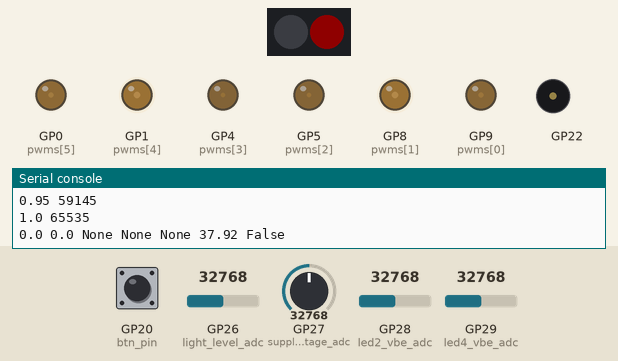
This program was run on a simulated Raspberry Pi Pico running CircuitPython. Parts: 2 RGB LEDs in strip order, left to right, output pins drawn as LEDs (lit = HIGH), buzzer (waves = sounding), the last lines printed to the serial console. The test bench sets the inputs (shaded band); at power-on: GP20 (btn_pin) HIGH, GP26 (light_level_adc) = 32768, GP27 (supply_voltage_adc) = 32768, GP28 (led2_vbe_adc) = 32768, GP29 (led4_vbe_adc) = 32768 (analog values on the 0–65535 scale). Dim RGB values are drawn brighter than linear; random numbers come from a fixed seed.

Above: at 2.0 s.
2.1 s: GP20 (btn_pin) pulled LOW for 0.15 s
5.1 s: GP20 (btn_pin) pulled LOW for 1 s
At 6.25 s:
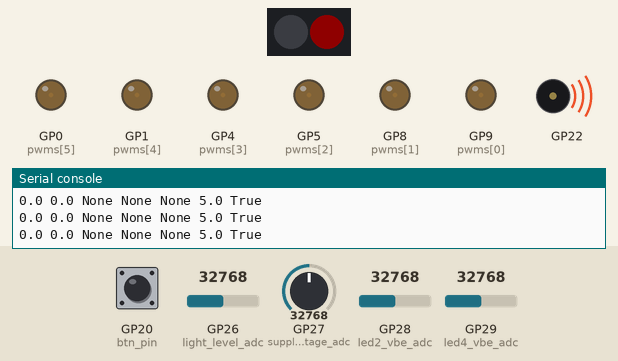
9.1 s: GP20 (btn_pin) pulled LOW for 0.15 s
At 10.38 s:
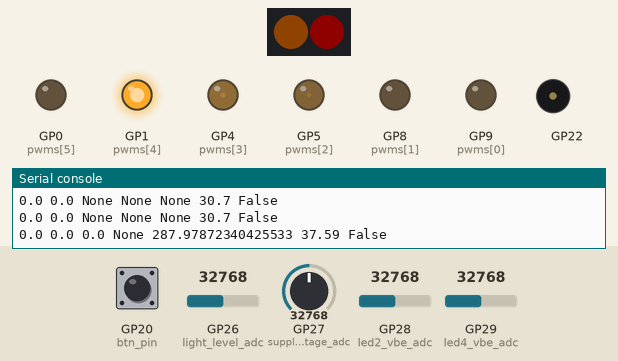
12.1 s: GP20 (btn_pin) pulled LOW for 3.2 s
At 18.2 s:
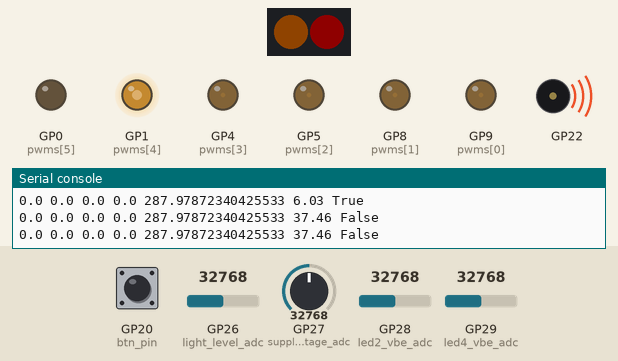
18.3 s: GP20 (btn_pin) pulled LOW for 1 s
At 22.4 s:
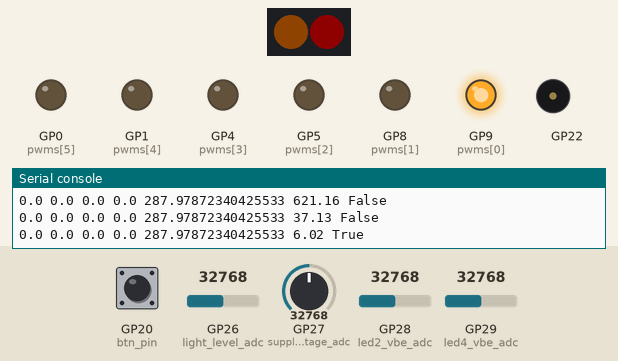
Timing chart, 0 to 23.3 s (numbered marks = the images above; inputs shaded):
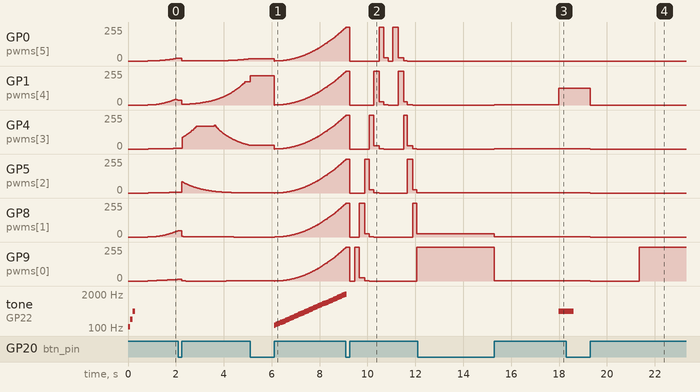

Measured:
- after the input at 5.1 s, tone on GP22: plays 130 Hz for 0.06 s, 138 Hz for 0.06 s, 146 Hz for 0.06 s, 155 Hz for 0.06 s, 164 Hz for 0.09 s, 174 Hz for 0.06 s … (48 notes in this stretch), starting after 1.0 s
- after the input at 12.1 s, tone on GP22: silent → 440 Hz after 5.9 s
- after the input at 18.3 s, GP1 (pwms[4]): 125/255 → 0/255 after 1.0 s

The program:

filament-led-cycling.py
```python
### filament-led-cycling v1.1
### Basic test patterns using pwm for six channel constant current LED driver circuit

### Tested on Cytron Maker Nano RP2040 with CircuitPython 9.0.5

### copy this file to Cytron Maker Nano RP2040 as code.py

### MIT License

### Copyright (c) 2024 Kevin J. Walters

### Permission is hereby granted, free of charge, to any person obtaining a copy
### of this software nd associated documentation files (the "Software"), to deal
### in the Software without restriction, including without limitation the rights
### to use, copy, modify, merge, publish, distribute, sublicense, and/or sell
### copies of the Software, and to permit persons to whom the Software is
### furnished to do so, subject to the following conditions:

### The above copyright notice and this permission notice shall be included in all
### copies or substantial portions of the Software.

### THE SOFTWARE IS PROVIDED "AS IS", WITHOUT WARRANTY OF ANY KIND, EXPRESS OR
### IMPLIED, INCLUDING BUT NOT LIMITED TO THE WARRANTIES OF MERCHANTABILITY,
### FITNESS FOR A PARTICULAR PURPOSE AND NONINFRINGEMENT. IN NO EVENT SHALL THE
### AUTHORS OR COPYRIGHT HOLDERS BE LIABLE FOR ANY CLAIM, DAMAGES OR OTHER
### LIABILITY, WHETHER IN AN ACTION OF CONTRACT, TORT OR OTHERWISE, ARISING FROM,
### OUT OF OR IN CONNECTION WITH THE SOFTWARE OR THE USE OR OTHER DEALINGS IN THE
### SOFTWARE.

### See Instructables articles for more detail

### TODO - auto-adjust using ambient light sensor
### TODO - add current estimate in code based
###        on RP2040 base usage plus LED brightness levels, speaker use and RGB pixels
### TODO - add one_by_one mode for checking current on each channel

import random
import time

import board
import analogio
import digitalio
import pwmio
from ulab import numpy as np
##from audiopwmio import PWMAudioOut as AudioOut
##from audiocore import WaveFile

### neopixel and simpleio are frozen modules for Maker Nano RP2040
import neopixel
import simpleio

### pylint: disable=global-statement


global_brightness = 1
resistance_e = 1 / (1/10 + 1/27)   ### parallel 10R and 27R = 7.30 ohms
vbe_std = 0.618  ### at 25 Celsius
debug = 2


current_est = (vbe_std / resistance_e)
### This is just a guess fit based on the chart a datasheet
## leddriver_vbe_temp_coef = (-2.34 + current_est**0.5 * 1.6) / 1e3
feedback_vbe_temp_coef = -2.35 / 1e3  ### for 1.6mA


def d_print(level, *args, **kwargs):
    """A simple conditional print for debugging based on global debug level."""
    if not isinstance(level, int):
        print(level, *args, **kwargs)
    elif debug >= level:
        print(*args, **kwargs)


adc_vals = np.zeros(16, dtype=np.uint16)
def read_adc(ain):
    global adc_vals
    for idx in range(adc_vals.size):
        adc_vals[idx] = ain.value
    adc_vals.sort()  ### in-place sort
    return np.mean(adc_vals[2:-2])


### Initialise the six pins use to driver filament LEDs using different
### frequencies to try to spread the on times to lower aggregate peak current
### RP2040 PWM architecture dictates they must match per GPIO pair
BASE_FREQUENCY = 1907  ### rounded 125MHz / 2**16
pwms = (pwmio.PWMOut(board.GP9, frequency=BASE_FREQUENCY),
        pwmio.PWMOut(board.GP8, frequency=BASE_FREQUENCY),

        pwmio.PWMOut(board.GP5, frequency=BASE_FREQUENCY + 79),
        pwmio.PWMOut(board.GP4, frequency=BASE_FREQUENCY + 79),

        pwmio.PWMOut(board.GP1, frequency=BASE_FREQUENCY + 127),
        pwmio.PWMOut(board.GP0, frequency=BASE_FREQUENCY + 127)
        )
LED_COUNT = len(pwms)

### Initialize Neopixel RGB LEDs
pixels = neopixel.NeoPixel(board.GP11, 2)
pixels.fill(0)

PIXEL_BE = 0   ### top of board (near RESET button)
PIXEL_SV = 1   ### bottom of board (near BOOT button)

BLACK  = 0x000000
YELLOW = 0x0c0c00
ORANGE = 0x0f0700
RED    = 0x0f0000
CYAN   = 0x000c0c
BLUE   = 0x00000f

### Define pin connected to tiny speaker
SPEAKER_PIN = board.GP22

##audio_out = AudioOut(SPEAKER_PIN, quiescent_value=0)
####scanner_file = open("scanner-mono-16k.wav", "rb")
##scanner_file = open("one-drip-16k.wav", "rb")
##scanner_sample = WaveFile(scanner_file)

### Initialize the single onboard button
btn_pin = digitalio.DigitalInOut(board.GP20)
btn_pin.direction = digitalio.Direction.INPUT
btn_pin.pull = digitalio.Pull.UP
button = lambda: not btn_pin.value

### Analogue pins for the constant current driver board
### A0 is output from potential divider using LDR and 10k resistor
### A1 is output from 2x10k potential divider for 5V pin
### A2 is Vbe for board.GP5 (led 2)
### A3 is Vbe for board.GP1 (led 4)
light_level_adc = analogio.AnalogIn(board.A0)
supply_voltage_adc = analogio.AnalogIn(board.A1)
led2_vbe_adc = analogio.AnalogIn(board.A2)
led4_vbe_adc = analogio.AnalogIn(board.A3)
adc_offset = (read_adc(led2_vbe_adc) + read_adc(led4_vbe_adc)) / 2

ALMOST_100_DC = round(0.995 * 65535)  ### Only take Vbe measurements above this

ADC_REF = light_level_adc.reference_voltage   ### This will be 3.3
ADC_CONV = ADC_REF / 65535.0

REF_A4 = 440
MIDI_A4 = 69
def midi_to_freq(midi_note):
    return REF_A4 * 2**((midi_note - MIDI_A4) / 12)


simple_pulsing_test = True

if simple_pulsing_test:
    simpleio.tone(SPEAKER_PIN, midi_to_freq(MIDI_A4) / 4.0, 0.1)
    simpleio.tone(SPEAKER_PIN, midi_to_freq(MIDI_A4) / 2.0, 0.1)
    simpleio.tone(SPEAKER_PIN, midi_to_freq(MIDI_A4), 0.1)
    time.sleep(0.5)


def brightness_to_dc(brightness):
    cap_bri = max(min(brightness * global_brightness, 1.0), 0.0)
    return round(cap_bri * cap_bri * 65535.0)


def brightness_to_dc_looks_bad(brightness):
    cap_bri = max(min(brightness * global_brightness, 1.0), 0.0)
    if cap_bri > 0.08:
        return round((cap_bri + 0.16 ) * 56495.69)
    else:
        return round(cap_bri * 169487.07)

for bri_level in range(20 + 1):
    b = bri_level / 20.0
    print(b, brightness_to_dc(b))


def random_fluctuations(time_ns, state):
    if len(state) == 0:
        state["target"] = []
        state["rate"] = []
        state["last"] = []
        state["last_ns"] = 0

    if len(state["target"]) == 0:
        state["target"] = [random.uniform(0.03, 0.8) for x in range(LED_COUNT)]
        state["rate"] = [random.uniform(0.1, 0.4) for x in range(LED_COUNT)]

    if len(state["last"]) == 0:
        ### Initialise LEDS, all off
        for idx, pwm in enumerate(pwms):
            pwm.duty_cycle = brightness_to_dc(0.0)
        state["last"] = [0.0] * LED_COUNT
    else:
        time_diff_s = (time_ns - state["last_ns"]) / 1e9
        for idx, pwm in enumerate(pwms):
            last_val = state["last"][idx]
            target_val = state["target"][idx]
            step = state["rate"][idx] * time_diff_s
            if target_val > last_val:
                new_val = last_val + step
                if new_val > target_val:
                    new_val = target_val
            else:
                new_val = last_val - step
                if new_val < target_val:
                    new_val = target_val

            pwm.duty_cycle = brightness_to_dc(new_val)
            state["last"][idx] = new_val
            ### If we hit our target level then make a new one
            if new_val == target_val:
                state["target"][idx] = random.uniform(0.03, 0.8)
                state["rate"][idx] = random.uniform(0.1, 0.4)

    state["last_ns"] = time_ns


def rotating_pulsing(time_ns,
                     state  ### pylint: disable=unused-argument
                     ):
    cycle_time_ns = time_ns % 12_000_000_000

    peak_pos = cycle_time_ns / 2_000_000_000 - 0.5

    for idx, pwm in enumerate(pwms):
        distance1 = abs((idx - LED_COUNT) - peak_pos)
        distance2 = abs(idx - peak_pos)
        distance3 = abs((idx + LED_COUNT) - peak_pos)
        distance = min(distance1, distance2, distance3)
        brightness = (distance / (LED_COUNT / 2)) ** 3

        pwm.duty_cycle = brightness_to_dc(brightness)


def all_pulsing(time_ns,
                state  ### pylint: disable=unused-argument
                ):
    """Ramp brightness on all LEDs up over 3 seconds, then down for 3s, then pause for 1s.
       This currently has a beeping chromatic scale which jars after a few repeats.
    """

    cycle_time_ns = time_ns % 7_000_000_000

    if cycle_time_ns <= 3_000_000_000:
        brightness = cycle_time_ns / 3_000_000_000
    elif cycle_time_ns <= 6_000_000_000:
        brightness = (6_000_000_000 - cycle_time_ns) / 3_000_000_000
    else:
        brightness = 0

    for pwm in pwms:
        pwm.duty_cycle = brightness_to_dc(brightness)

    if brightness != 0:
        simpleio.tone(SPEAKER_PIN, midi_to_freq(48 + int(brightness * 4 * 12 )), 0.028)


def larson_scanner(time_ns,
                   state  ### pylint: disable=unused-argument
                   ):
    """A basic larson scanner."""
    cycle_time_ns = time_ns % (15 * 200_000_000)

    direction = -1  ### moving right
    peak_intpos = int(cycle_time_ns / 200_000_000) - 1
    if peak_intpos >= LED_COUNT + 1:
        direction = 1  ### moving left
        peak_intpos = 2 * LED_COUNT + 1 - peak_intpos

    for idx, pwm in enumerate(pwms):
        brightness = 0
        if idx == peak_intpos:
            brightness = 1.0
        elif idx == peak_intpos + direction:
            brightness = 0.3
        elif idx == peak_intpos + 2 * direction:
            brightness = 0.1

        pwm.duty_cycle = brightness_to_dc(brightness)

    ##if (direction > 0 and peak_intpos == LED_COUNT - 1) or (direction < 0 and peak_intpos == 0):
    ##    audio_out.play(scanner_sample)  ### this sounds terrible


tune1 = [( 0, 1.0, [(0, 0.1), (1, 0.1), (2, 0.1), (3, 0.1), (4, 0.1)]),
         (69, 0.25, [(4, 0.7)]),  ### tone,
         (71, 0.25, [(3, 0.7)]),  ### up a full tone,
         (67, 0.25, [(2, 0.7)]),  ### down a major third,
         (55, 0.25, [(0, 0.7)]),  ### now drop an octave,
         (62, 1.25, [(1, 0.7)]),  ### up a perfect fifth.
         ( 0, 0.75, [(0, 0.4), (1, 0.4), (2, 0.4), (3, 0.4), (4, 0.4)])   ### (rest, wait for arrival)
        ]
tune1_len = sum([note[1] for note in tune1])
def some_notes(time_ns,
               state  ### pylint: disable=unused-argument
               ):
    """This turns them all off for 2 seconds, then adds one every 2 seconds.
       This is intended to facilitate current measurement from slow meters.
    """
    if len(state) == 0:
        state["start_ns"] = time_ns
        state["barlength"] = 60 / 90 * 4
        state["notegap"] = 0.05
        state["length_ns"] = round(tune1_len * state["barlength"] * 1e9)
        state["next_note"] = 0

    reltime_ns = (time_ns - state["start_ns"]) % state["length_ns"]

    note_start = 0.0
    for idx, (midi_note, length, pwm_changes) in enumerate(tune1):
        note_len = length * state["barlength"]
        note_end = note_start + note_len
        if idx == state["next_note"] and note_start <= reltime_ns / 1e9 < note_end:
            state["next_note"] = (idx + 1) % len(tune1)
            for pwm_idx, brightness in pwm_changes:
                pwms[pwm_idx].duty_cycle = brightness_to_dc(brightness)
            if midi_note > 0:
                simpleio.tone(SPEAKER_PIN,
                              midi_to_freq(midi_note),
                              note_len - state["notegap"])
            break
        note_start = note_end


def staggered_on(time_ns,
                 state  ### pylint: disable=unused-argument
                 ):
    """This turns them all off for 2 seconds, then adds one every 2 seconds.
       This is intended to facilitate current measurement from slow meters.
    """
    cycle_time_ns = time_ns % 14_000_000_000

    on_count = int(cycle_time_ns / 2_000_000_000)
    for idx, pwm in enumerate(pwms):
        pwm.duty_cycle = 65535 if idx < on_count else 0


sv_badness_history = np.zeros(125, dtype=np.uint8)
sv_badness_idx = 0
def set_supply_voltage_status(sv):
    """The supply voltage is normally 4.7 but will decrease with load.
       Below 3.6 it's shown as red as this is when it will lower the output
       from the 3.3V regulator.
       Low microcontroller voltages will unfortunately also mess up ADC
       readings as VCC is the voltage reference value.
    """
    global sv_badness_idx, sv_badness_history

    badness = 0
    if sv < 3.6:
        badness = 3
    elif sv < 3.8:
        badness = 2
    elif sv < 4.0:
        badness = 1

    ### Using maximum of history provides a hold feature with less flicker
    sv_badness_history[sv_badness_idx] = badness
    sv_badness_idx = (sv_badness_idx + 1) % sv_badness_history.size

    pixels[PIXEL_SV] = (BLACK, YELLOW, ORANGE, RED)[np.max(sv_badness_history)]


def set_vbe_status(vbes):
    """Indicate issues with Vbe on an RGB pixel,
       red for suspicious difference between transistors,
       orange for very hot or low supply voltage,
       yellow for hot, cyan for cold, blue for very cold."""
    colour = BLACK
    if len(vbes) > 0 and max(vbes) - min(vbes) > 0.050:
        colour = RED  ### Suspicious difference beyond 50mV
    else:
        for vbe in vbes:
            if vbe < 0.500:
                colour = ORANGE  ### either very hot or low supply voltage or high led resistance
            elif vbe < 0.580:
                colour = YELLOW  ### hot
            elif vbe > 0.730:
                colour = BLUE    ### very cold
            elif vbe > 0.670:
                colour = CYAN    ### cold

    pixels[PIXEL_BE] = colour


def calc_temperature(vbes, temp_coef):
    if len(vbes) == 0:
        return None

    mean_v = sum(vbes) / len(vbes)
    return 25 + (mean_v - vbe_std) / temp_coef


mode = 0
MODE_COUNT = 6

### Loop is currently 8-10ms
min_loop_pause_ns = 5_000_000        ### 5ms
debug_print_time_ns = 1_000_000_000  ### each second

last_loop_ns = 0
last_stats_ns = 0

start_mode_ns = time.monotonic_ns()
anim_state = {}
light_level = None
supply_voltage = None
led2_vbe = None
led4_vbe = None
temp = None
pausing = None
loop_time_ms = 0
last_now_ns = 0
loop_count = 0

while True:
    light_level = read_adc(light_level_adc) - adc_offset
    supply_voltage = (read_adc(supply_voltage_adc) - adc_offset) * 2 * ADC_CONV
    set_supply_voltage_status(supply_voltage)

    if debug >= 1 and last_loop_ns - last_stats_ns >= debug_print_time_ns:
        d_print(1,
                light_level, supply_voltage, led2_vbe, led4_vbe, temp,
                round(loop_time_ms, 2), pausing)
        last_stats_ns = time.monotonic_ns()

    ### Ensure loop only runs once every min_loop_pause_ns
    pausing = False

    now_ns = time.monotonic_ns()
    loop_time_ms = (now_ns - last_now_ns) / 1e6
    last_now_ns = now_ns
    while True:
        if now_ns - last_loop_ns >= min_loop_pause_ns:
            break
        pausing = True
        now_ns = time.monotonic_ns()

    ### Only check vbe for simple case of 100% duty cycle
    if pwms[2].duty_cycle >= ALMOST_100_DC:
        led2_vbe = (read_adc(led2_vbe_adc) - adc_offset) * ADC_CONV
    if pwms[4].duty_cycle >= ALMOST_100_DC:
        led4_vbe = (read_adc(led4_vbe_adc) - adc_offset) * ADC_CONV
    pukka_vbe = [v for v in [led2_vbe, led4_vbe] if v is not None]
    set_vbe_status(pukka_vbe)
    temp = calc_temperature(pukka_vbe, feedback_vbe_temp_coef)

    if button():
        anim_state = {}   ### reset state
        mode = (mode + 1 ) % MODE_COUNT
        ### tiny pause then wait for button release
        time.sleep(0.010)
        while button():
            pass
        now_ns = time.monotonic_ns()
        start_mode_ns = now_ns

    time_diff_ns = now_ns - start_mode_ns
    if mode == 0:
        random_fluctuations(time_diff_ns, anim_state)
    elif mode == 1:
        rotating_pulsing(time_diff_ns, anim_state)
    elif mode == 2:
        all_pulsing(time_diff_ns, anim_state)
    elif mode == 3:
        larson_scanner(time_diff_ns, anim_state)
    elif mode == 4:
        some_notes(time_diff_ns, anim_state)
    elif mode == 5:
        staggered_on(time_diff_ns, anim_state)

    last_loop_ns = now_ns
    loop_count += 1
```
